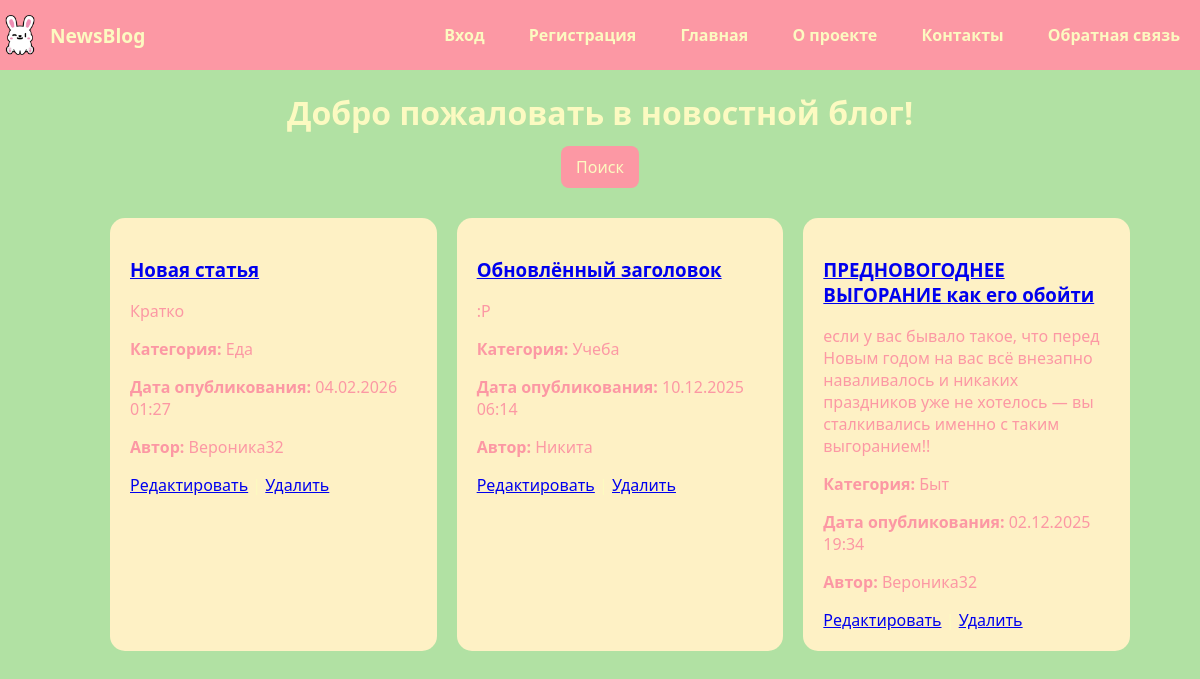
Before: / with the older database file.
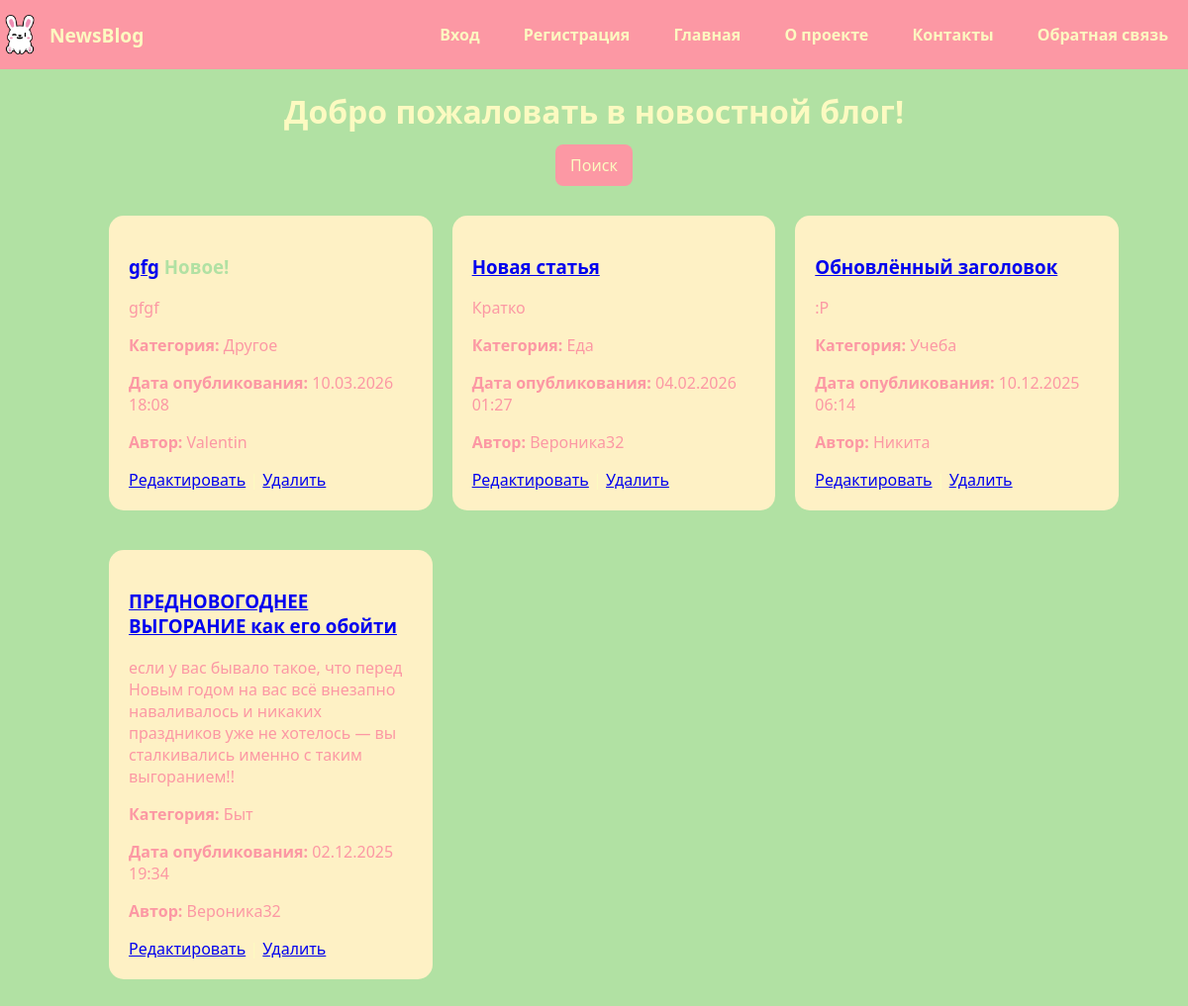
After: the same page with the newer database file.
### statiysate/models.py (models this page shows, shortened)
class Article(models.Model):
    title=models.CharField(max_length=200, verbose_name="Название статьи")
    short_description=models.TextField(max_length=400, verbose_name="Краткое описание")
    text=models.TextField(verbose_name="Текст статьи")
    created_at=models.DateTimeField(auto_now_add=True, verbose_name="Дата создания")
    user = models.ForeignKey(User, on_delete=models.CASCADE, related_name="articles", verbose_name="Автор", default=1)
    CATEGORY_CHOICES = [
        ("bit", "Быт"),
        ("studies", "Учеба"),
        ("work", "Работа"),
        ("food", "Еда"),
        ("emergency", "ЧП"),
        ("other", "Другое"),
    ]
    category = models.CharField(max_length=50, choices=CATEGORY_CHOICES, default="other",verbose_name="Категория")
    class Meta:
        verbose_name="Статья"
        verbose_name_plural="Статьи"
        ordering=['-created_at']

class User(AbstractUser):
    username=None
    name=models.CharField(max_length=100, unique=True, verbose_name="Имя пользователя")
    USERNAME_FIELD = 'name'
    REQUIRED_FIELDS = ['email']
    objects = CustomUserManager()
    class Meta:
        verbose_name="Пользователь"
        verbose_name_plural= "Пользователи"

### statiysate/views.py (the view)
# urls.py: path('', views.article, name='home'),
def article(request):
    articles=Article.objects.all()
    today=timezone.now().date()
    return render(request, 'mainn.html', {'articles': articles, 'today': today})

### temp/mainn.html (shortened to what this page needs)
{% extends 'basee.html' %}
{% block body %}
    <h1 style="text-align: center; color: #fcfac1;">Добро пожаловать в новостной блог!</h1>
<div style="text-align: center; margin-bottom: 20px;">
    {% if user.is_authenticated %}
        <a href="{% url 'create_article' %}"style="background-color: #fc98a4; color: #fcfac1; padding: 10px 15px; border-radius: 8px; text-decoration: none;">
            Создать статью</a>
        <a href="{% url 'article_list' %}"style="background-color: #fc98a4; color: #fcfac1; padding: 10px 15px; border-radius: 8px; text-decoration: none;">
            Поиск</a>
    {% else %}
        <a href="{% url 'article_list' %}"style="background-color: #fc98a4; color: #fcfac1; padding: 10px 15px; border-radius: 8px; text-decoration: none;">
            Поиск</a>
    {% endif %}
</div>
    <ul>
        <div class="articles-grid">
            {% for article in articles %}
                <div class="article-card">
                    <h3>
                        <a href="{% url 'article_detail' article.id %}">{{ article.title }}</a>
                        {% if article.created_at.date == today %}
                        <span style="color: #b1e1a3; font-weight: bold;"> Новое!</span>
                    {% endif %}
                    </h3>
                    <p>{{ article.short_description }}</p>
                    <p><strong>Категория:</strong> {{ article.get_category_display }}</p>
                    <p><strong>Дата опубликования:</strong> {{ article.created_at|date:"d.m.Y H:i" }}</p>
                    <p><strong>Автор:</strong> {{ article.user.name }}</p>
                    <a href="{% url 'edit_article' article.id %}">Редактировать</a> |
                    <a href="{% url 'delete_article' article.id %}">Удалить</a>
                </div>
            {% empty %}
                <p>Пока нет статей.</p>
            {% endfor %}
        </div>
    </ul>
{% endblock body %}

Changed rows visible on the page:
added Article: title "gfg", shows "Новое!", short_description "gfgf", category "Другое", created_at "10.03.2026 18:08", user.name "Valentin"
